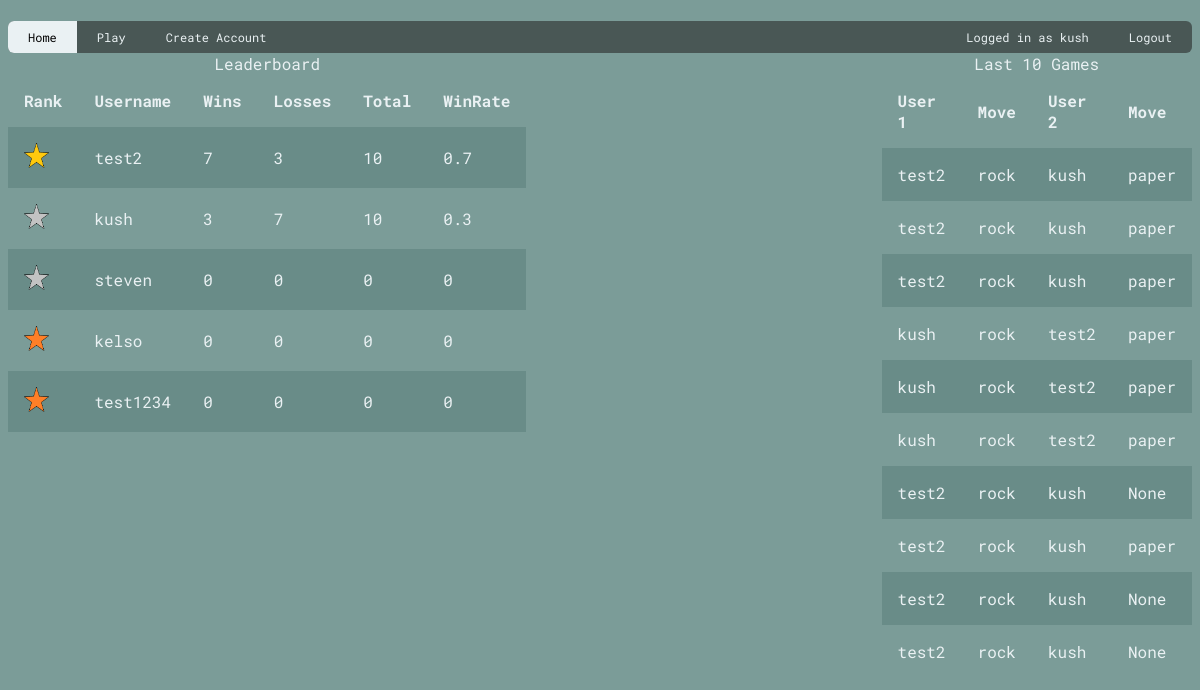
The app's page / (signed in) with its own data.
### models.py (models this page shows)
class users(db.Model):
    __tablename__ = 'user'
    userId = db.Column(db.Integer, primary_key = True)
    username = db.Column(db.String)
    password = db.Column(db.String)
    gamesWon = db.Column(db.Integer)
    gamesLost = db.Column(db.Integer)
    sessionId = db.Column(db.Integer)
    pictureId = db.Column(db.Integer, db.ForeignKey('rank_pictures.pictureId'))

class rank_pictures(db.Model):
    __tablename__ = 'rank_pictures'
    pictureId = db.Column(db.Integer, primary_key=True)
    pictureRef = db.Column(db.String)

class game(db.Model):
    __tablename__ = 'game'
    gameId = db.Column(db.Integer, primary_key=True)
    move1 = db.Column(db.String)
    move2 = db.Column(db.String)
    username1 = db.Column(db.String, db.ForeignKey('user.username'))
    username2 = db.Column(db.String, db.ForeignKey('user.username'))

### main.py (the view)
@app.route('/')
def home():
    users = models.users.query.order_by(models.users.gamesWon.desc()).all() # all users ordered by games won in descending order
    length = len(users)
    upper_split = int((length/100) * 20)
    lower_split = int((length/100) * 70)
    upper_quart = users[:(upper_split)]
    middle_quart = users[(upper_split):(lower_split)]
    lower_quart = users[(lower_split):]
    for user in lower_quart:
        lower_user = models.users.query.filter(models.users.userId == user.userId).first()
        lower_user.pictureId = 3
    for user in middle_quart:
        middle_user = models.users.query.filter(models.users.userId == user.userId).first()
        middle_user.pictureId = 2
    for user in upper_quart:
        upper_user = models.users.query.filter(models.users.userId == user.userId).first()
        upper_user.pictureId = 1
    gold_image = models.rank_pictures.query.filter(models.rank_pictures.pictureId == 1).first()
    silver_image = models.rank_pictures.query.filter(models.rank_pictures.pictureId == 2).first()
    bronze_image = models.rank_pictures.query.filter(models.rank_pictures.pictureId == 3).first()
    games = models.game.query.order_by(models.game.gameId.desc()).all()
    dated_games = games[10:]
    for game in dated_games:
        db.session.delete(models.game.query.filter(models.game.gameId == game.gameId).first())
    db.session.commit()
    games = models.game.query.order_by(models.game.gameId.desc()).all()
    return render_template('home.html', users=users, gold_image=gold_image,
        silver_image=silver_image, bronze_image=bronze_image, games=games)

### main.py (called while the page is built)
@app.context_processor
def add_current_user():
    if session.get('user'):
        return dict(current_user = models.users.query.get(session['user']))
    return dict(current_user = None)

### templates/home.html
{% extends 'layout.html' %}
{% block body %}
<table style="float:left">
    <caption>Leaderboard</caption>
    <tr>
        <th>Rank</th>
        <th>Username</th>
        <th>Wins</th>
        <th>Losses</th>
        <th>Total</th>
        <th>WinRate</th>
    </tr>
    {% for user in users %}
        <tr>
            {% if user.pictureId == 1 %}
                {% set file_name = gold_image.pictureRef %}
                <td><img src="{{url_for('static', filename=file_name)}}"  file style="width:25px;height:25px"></td>
            {% elif user.pictureId == 2 %}
                {% set file_name = silver_image.pictureRef %}
                <td><img src="{{url_for('static', filename=file_name)}}" style="width:25px;height:25px"></td>
            {% elif user.pictureId == 3 %}
                {% set file_name = bronze_image.pictureRef %}
                <td><img src="{{url_for('static', filename=file_name)}}" style="width:25px;height:25px"></td>
            {% endif %}
            <td>{{user.username}}</td>
            <td>{{user.gamesWon}}</td>
            <td>{{user.gamesLost}}</td>
            <td>{{user.gamesWon + user.gamesLost}}</td>
            {% if user.gamesWon > 0 and user.gamesLost > 0 %}
                <td>{{(user.gamesWon/(user.gamesWon + user.gamesLost))|round(2)}}</td>
            {% else %}
                <td>0</td>
            {% endif %}
        </tr>
    {%endfor%}
</table>
<table style ="float: right;">
    <caption>Last 10 Games</caption>
    <tr>
        <th>User 1</th>
        <th>Move</th>
        <th>User 2</th>
        <th>Move</th>
    </tr>
    {% for game in games %}
    <tr>
        <td>{{ game.username1 }}</td>
        <td>{{ game.move1 }}</td>
        <td>{{ game.username2 }}</td>
        <td>{{ game.move2 }}</td>
    </tr>
    {%endfor%}
</table>
{% endblock body %}

### templates/layout.html (shortened to what this page needs)
{% macro nav_item(text, url, extra_class) %}
<a href="{{ url }}" class="{{ extra_class }} {% if request.path == url %}active{% endif %}">{{ text }}</a>
{% endmacro %}
<!DOCTYPE html>
<html lang = 'en'>
<head>
    <link rel = 'stylesheet' href = '/static/css/style.css'>
</head>
<body>
    <div class = 'navbar' id = 'topnav'>
        {{ nav_item('Home', '/') }}
        {{ nav_item('Play', '/play')}}
        {{ nav_item('Create Account', '/createaccount') }}
        <lgn>
            {% if current_user %}
                <txt>{{('Logged in as {}'.format(current_user.username)) }}</txt>
                {{ nav_item('Logout', '/logout') }}
            {% else %}
            {{ nav_item('Login', '/login') }}
            {% endif %}
        </lgn>
    </div>
    <div class="content">
        {% block body %}
        {% endblock body %}
    </div>
</body>
</html>

### static/css/style.css (style rules this page uses)
:root { --c1: #7b9c98; --c2: #eaf1f3; --c3: #495755; --c4: 'Roboto Mono'; --c5: #698c88; }
html { font-family: var(--c4); color: var(--c2); }
.navbar { background-color: var(--c3); overflow: hidden; border-radius: 6px; }
.navbar a { float: left; display: block; color: var(--c2); text-align: center; padding: 8px 20px; text-decoration: none; font-size: 12px; }
.navbar a.active { background-color: var(--c2); color: black; }
a { color: var(--c2) }
body { background-color: var(--c1); }
table { border-collapse: collapse; border-spacing: 0; width: 25%; overflow: auto; border-width: 50%; }
th, td { text-align: left; padding: 16px; }
tr:nth-child(even) { background-color: var(--c5); }
lgn { float: right; }
txt { float: left; display: block; color: var(--c2); text-align: center; padding: 8px 20px; text-decoration: none; font-size: 12px; }

### records on screen
users: username "Logged in as kush", pictureRef (picture), username "kush", gamesWon "3", gamesLost "7", user.gamesWon+user.gamesLost "10", (user.gamesWon/(user.gamesWon+user.gamesLost))|round(2) "0.3"
users: pictureRef (picture), username "test2", gamesWon "7", gamesLost "3", user.gamesWon+user.gamesLost "10", (user.gamesWon/(user.gamesWon+user.gamesLost))|round(2) "0.7"
users: pictureRef (picture), username "steven", gamesWon "0", gamesLost "0", user.gamesWon+user.gamesLost "0"
users: pictureRef (picture), username "kelso", gamesWon "0", gamesLost "0", user.gamesWon+user.gamesLost "0"
users: pictureRef (picture), username "test1234", gamesWon "0", gamesLost "0", user.gamesWon+user.gamesLost "0"
game: username1 "test2", move1 "rock", username2 "kush", move2 "paper"
game: username1 "test2", move1 "rock", username2 "kush", move2 "paper"
game: username1 "test2", move1 "rock", username2 "kush", move2 "paper"
game: username1 "kush", move1 "rock", username2 "test2", move2 "paper"
game: username1 "kush", move1 "rock", username2 "test2", move2 "paper"
game: username1 "kush", move1 "rock", username2 "test2", move2 "paper"
game: username1 "test2", move1 "rock", username2 "kush", move2 "None"
game: username1 "test2", move1 "rock", username2 "kush", move2 "paper"
game: username1 "test2", move1 "rock", username2 "kush", move2 "None"
game: username1 "test2", move1 "rock", username2 "kush", move2 "None"

### other values on screen
{{ text }} "Home Play Create Account Logout"
